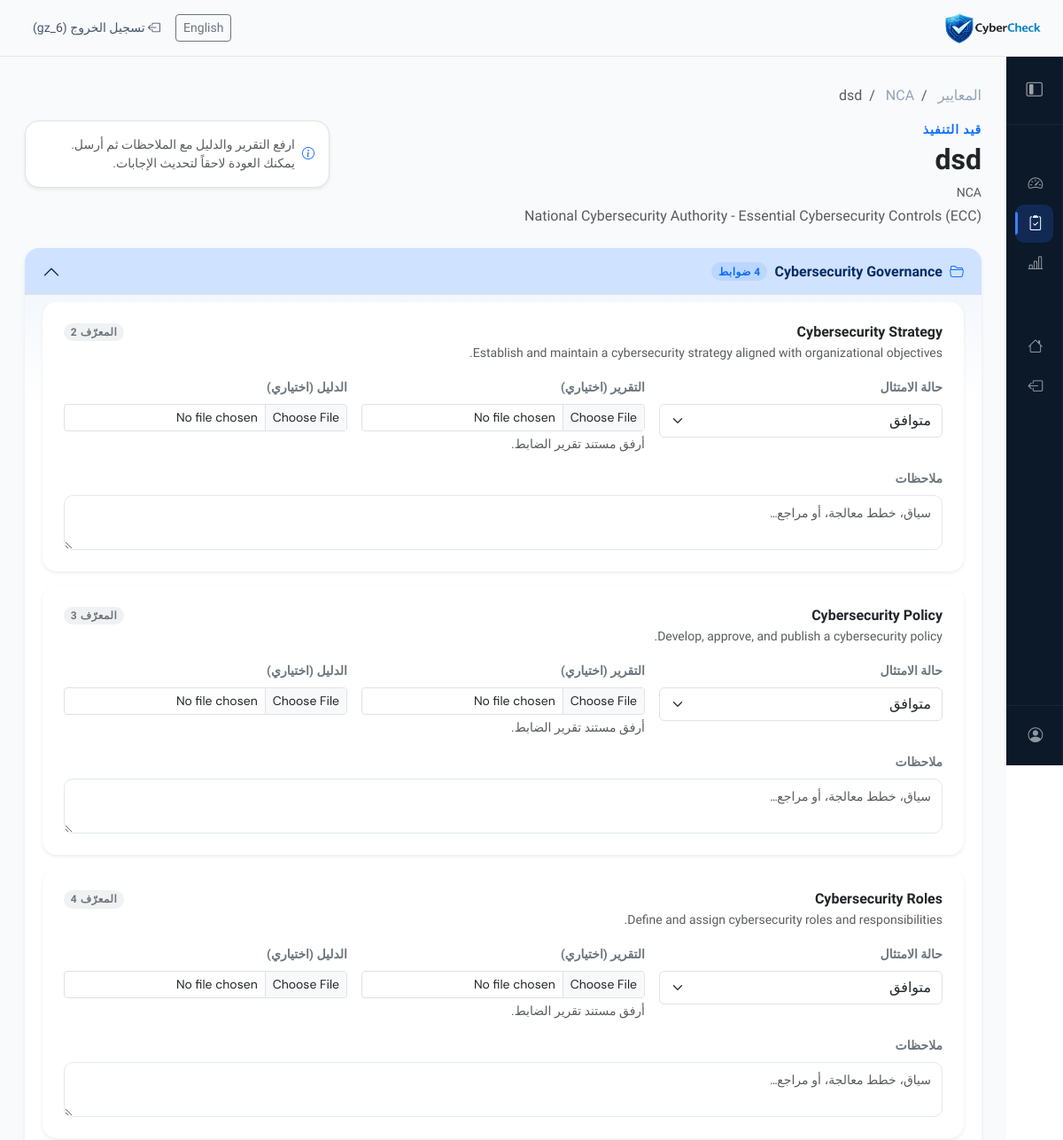
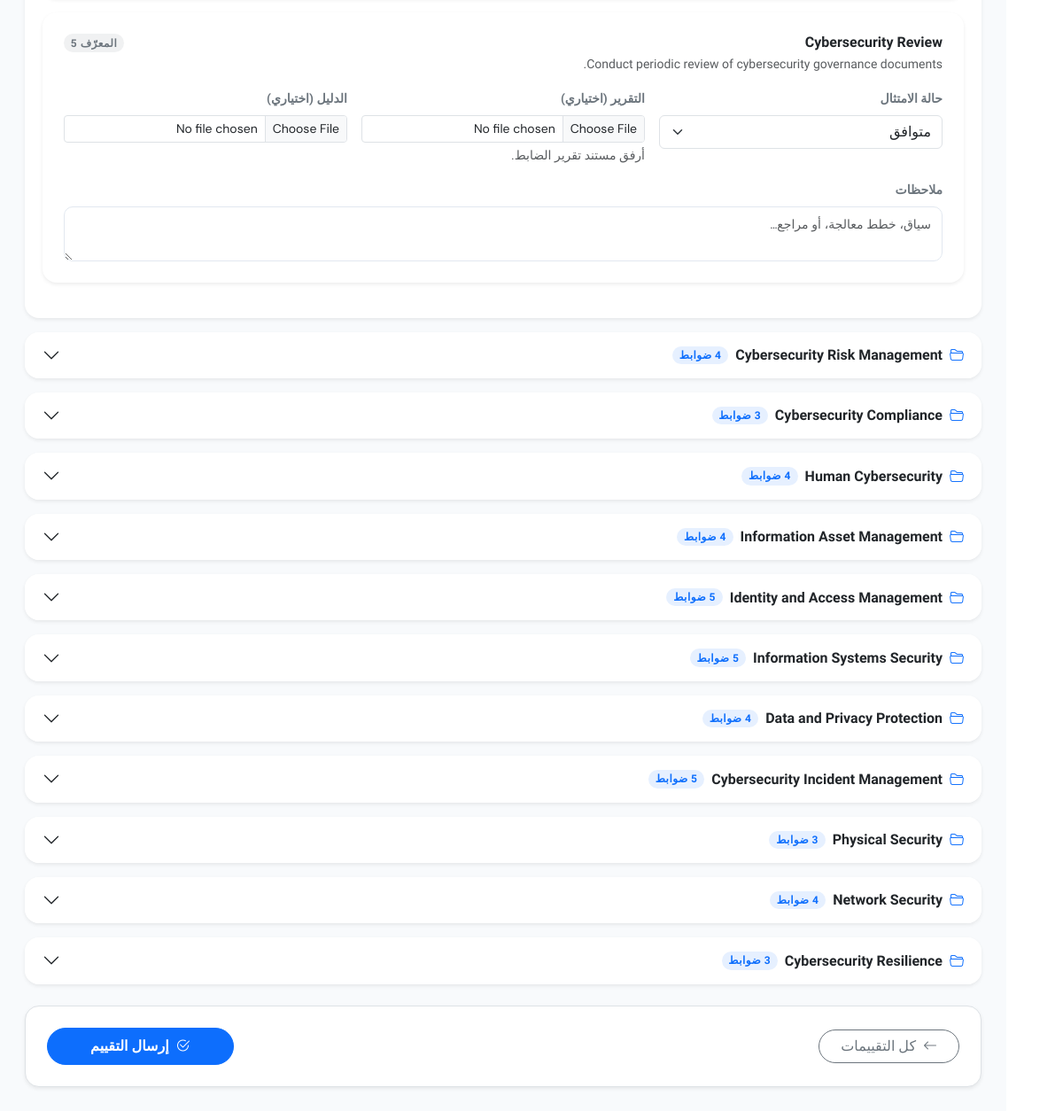
The app's page /assessment/2/26 (signed in) with its own data (2 pictures, top to bottom).
### compliance/models.py (models this page shows, shortened)
class Standard(models.Model):
    name = models.CharField(max_length=200)
    description = models.TextField()

class AssessmentRun(models.Model):
    user = models.ForeignKey(
        User,
        on_delete=models.CASCADE,
        related_name='assessment_runs',
    )
    standard = models.ForeignKey(
        Standard,
        on_delete=models.CASCADE,
        related_name='assessment_runs',
    )
    title = models.CharField(max_length=200)
    created_at = models.DateTimeField(auto_now_add=True)
    updated_at = models.DateTimeField(auto_now=True)
    class Meta:
        ordering = ['-updated_at']

class Domain(models.Model):
    standard = models.ForeignKey(Standard, on_delete=models.CASCADE)
    name = models.CharField(max_length=200)

class Control(models.Model):
    domain = models.ForeignKey(Domain, on_delete=models.CASCADE)
    title = models.CharField(max_length=200)
    description = models.TextField()
    keywords = models.JSONField(default=list, blank=True)

### compliance/views.py (the view, shortened to what this page needs)
@login_required
def assessment(request, standard_id, run_id):
    standard = get_object_or_404(Standard, id=standard_id)
    run = get_object_or_404(
        AssessmentRun, id=run_id, standard=standard, user=request.user
    )
    return render(
        request,
        "compliance/assessment.html",
        _assessment_page_context(standard, request.user, run),
    )

### compliance/templatetags/compliance_extras.py (called while the page is built)
@register.filter
def get_item(dictionary, key):
    return dictionary.get(key)

### compliance/views.py (called while the page is built)
def _assessment_page_context(standard, user, run):
    domains = Domain.objects.filter(standard=standard)
    controls = Control.objects.filter(domain__standard=standard)
    previous = AssessmentResult.objects.filter(assessment_run=run, control__in=controls)
    previous_map = {r.control_id: r for r in previous}
    return {
        "standard": standard,
        "assessment_run": run,
        "domains": domains,
        "previous_map": previous_map,
    }

### templates/compliance/assessment.html (shortened to what this page needs)
{% extends "compliance/base_compliance.html" %}
{% load compliance_extras i18n %}
{% block compliance_content %}
            <nav aria-label="breadcrumb" class="mb-3">
                <ol class="breadcrumb mb-0 small">
                    <li class="breadcrumb-item"><a href="{% url 'standards' %}" class="text-decoration-none">{% trans "Standards" %}</a></li>
                    <li class="breadcrumb-item"><a href="{% url 'standard_assessment_runs' standard.id %}" class="text-decoration-none">{{ standard.name }}</a></li>
                    <li class="breadcrumb-item active" aria-current="page">{{ assessment_run.title }}</li>
                </ol>
            </nav>
            <div class="row mb-4 align-items-start">
                <div class="col-lg-8">
                    <p class="text-uppercase small fw-semibold text-primary mb-1" style="letter-spacing: 0.06em;">{% trans "In progress" %}</p>
                    <h1 class="h2 mb-2 fw-semibold">{{ assessment_run.title }}</h1>
                    <p class="text-muted small mb-1">{{ standard.name }}</p>
                    <p class="text-muted mb-0 lead fs-6">{{ standard.description }}</p>
                </div>
                <div class="col-lg-4 mt-3 mt-lg-0">
                    <div class="rounded-4 p-3 border bg-white shadow-sm">
                        <div class="d-flex align-items-center gap-2 text-muted small">
                            <i class="bi bi-info-circle text-primary"></i>
                            <span>{% trans "Upload report and evidence with notes, then submit. You can return later to update answers." %}</span>
                        </div>
                    </div>
                </div>
            </div>
            <form method="post" enctype="multipart/form-data" class="assessment-form">
                <div class="accordion assessment-accordion" id="assessmentDomains">
                    {% for domain in domains %}
                    <div class="accordion-item border-0 shadow-sm mb-3 rounded-4 overflow-hidden">
                        <h2 class="accordion-header" id="heading-{{ domain.id }}">
                            <button class="accordion-button {% if not forloop.first %}collapsed{% endif %} fw-semibold py-3" type="button" data-bs-toggle="collapse" data-bs-target="#collapse-{{ domain.id }}" aria-expanded="{% if forloop.first %}true{% else %}false{% endif %}" aria-controls="collapse-{{ domain.id }}">
                                <i class="bi bi-folder2-open text-primary me-2"></i>
                                {{ domain.name }}
                                <span class="badge bg-primary bg-opacity-10 text-primary ms-2 rounded-pill">{{ domain.control_set.count }} {% trans "controls" %}</span>
                            </button>
                        </h2>
                        <div id="collapse-{{ domain.id }}" class="accordion-collapse collapse {% if forloop.first %}show{% endif %}" aria-labelledby="heading-{{ domain.id }}">
                            <div class="accordion-body bg-opacity-50 pt-2 pb-4" style="background: linear-gradient(180deg, rgba(59,125,221,0.06) 0%, transparent 120px);">
                                {% for control in domain.control_set.all %}
                                {% with prev=previous_map|get_item:control.id %}
                                <div class="card assessment-control-card border-0 shadow-sm rounded-4 mb-3">
                                    <div class="card-body p-4">
                                        <div class="d-flex flex-wrap gap-2 align-items-start justify-content-between mb-3">
                                            <div>
                                                <h2 class="h6 fw-semibold mb-1">{{ control.title }}</h2>
                                                <p class="text-muted small mb-0">{{ control.description }}</p>
                                            </div>
                                            <span class="badge rounded-pill bg-secondary bg-opacity-10 text-secondary align-self-start">{% trans "ID" %} {{ control.id }}</span>
                                        </div>
                                        <div class="row g-3">
                                            <div class="col-md-6 col-lg-4">
                                                <label class="form-label small fw-semibold text-secondary" for="status_{{ control.id }}">{% trans "Compliance status" %}</label>
                                                <select name="status_{{ control.id }}" id="status_{{ control.id }}" class="form-select" required>
                                                    <option value="compliant" {% if not prev or prev.status == 'compliant' %}selected{% endif %}>{% trans "Compliant" %}</option>
                                                </select>
                                            </div>
                                            <div class="col-md-6 col-lg-4">
                                                <label class="form-label small fw-semibold text-secondary" for="report_{{ control.id }}">{% trans "Report (optional)" %}</label>
                                                <input type="file" name="report_{{ control.id }}" id="report_{{ control.id }}" class="form-control form-control-sm">
                                                <div class="form-text">{% trans "Attach the control report document." %}</div>
                                            </div>
                                            <div class="col-md-6 col-lg-4">
                                                <label class="form-label small fw-semibold text-secondary" for="evidence_{{ control.id }}">{% trans "Evidence (optional)" %}</label>
                                                <input type="file" name="evidence_{{ control.id }}" id="evidence_{{ control.id }}" class="form-control form-control-sm">
                                            </div>
                                            <div class="col-12">
                                                <label class="form-label small fw-semibold text-secondary" for="notes_{{ control.id }}">{% trans "Notes" %}</label>
                                                <textarea name="notes_{{ control.id }}" id="notes_{{ control.id }}" class="form-control" rows="2" placeholder="{% trans 'Context, remediation plans, or references…' %}">{% if prev %}{{ prev.notes }}{% endif %}</textarea>
                                            </div>
                                        </div>
                                    </div>
                                </div>
                                {% endwith %}
                                {% endfor %}
                            </div>
                        </div>
                    </div>
                    {% endfor %}
                </div>
                <div class="d-flex flex-column flex-sm-row justify-content-between align-items-stretch align-items-sm-center gap-3 mt-4 mb-5 p-4 bg-white rounded-4 shadow-sm border">
                    <a href="{% url 'standard_assessment_runs' standard.id %}" class="btn btn-outline-secondary rounded-pill px-4 order-2 order-sm-1">
                        <i class="bi bi-arrow-left me-1"></i> {% trans "All assessments" %}
                    </a>
                    {% if domains %}
                    <button type="submit" class="btn btn-primary rounded-pill px-5 py-2 fw-semibold order-1 order-sm-2">
                        <i class="bi bi-check2-circle me-2"></i>{% trans "Submit assessment" %}
                    </button>
                    {% endif %}
                </div>
            </form>
{% endblock %}

### templates/compliance/base_compliance.html (shortened to what this page needs)
{% load static i18n %}
{% get_current_language as LANGUAGE_CODE %}
<!DOCTYPE html>
<html lang="{{ LANGUAGE_CODE }}" dir="{% if LANGUAGE_CODE == 'ar' %}rtl{% else %}ltr{% endif %}">
<head>
    <link rel="stylesheet" href="{% static 'css/DB.css' %}">
    {% if LANGUAGE_CODE == 'ar' %}
    <link href="https://cdn.jsdelivr.net/npm/bootstrap@5.3.2/dist/css/bootstrap.rtl.min.css" rel="stylesheet">
    {% else %}
    <link href="https://cdn.jsdelivr.net/npm/bootstrap@5.3.2/dist/css/bootstrap.min.css" rel="stylesheet">
    {% endif %}
    <link href="https://cdn.jsdelivr.net/npm/bootstrap-icons@1.11.3/font/bootstrap-icons.css" rel="stylesheet">
</head>
<body class="{% if LANGUAGE_CODE == 'ar' %}lang-ar{% endif %}">
<header class="topbar">
      <img src="{% static 'images/logo.png' %}" alt="CyberCheck" style="height:34px">
      <nav class="topbar-nav">
        {% include "includes/language_switcher.html" %}
        <a href="/logout" class="btn btn-ghost btn-sm">
          <i class="bi bi-box-arrow-left"></i>
          {% trans "Logout" %} ({{ user.username }})
        </a>
      </nav>
    </header>
<div class="wrapper">
    <aside id="sidebar">
    <div class="sidebar-header">
      <button id="toggle-btn" type="button" aria-label="{% trans 'Toggle sidebar' %}">
        <i class="bi bi-layout-sidebar-inset"></i>
      </button>
    </div>
    <nav class="sidebar-nav">
      <a href="/dashboard" class="sidebar-link">
        <i class="bi bi-speedometer2"></i>
      </a>
      <a href="{% url 'standards' %}" class="sidebar-link active">
        <i class="bi bi-clipboard2-check"></i>
      </a>
      <a href="{% url 'reports' %}" class="sidebar-link">
        <i class="bi bi-bar-chart-line"></i>
      </a>
      <a href="/" class="sidebar-link">
        <i class="bi bi-house"></i>
      </a>
      <a href="/logout" class="sidebar-link">
        <i class="bi bi-box-arrow-left"></i>
      </a>
    </nav>
    <div class="sidebar-footer">
      <a href="/dashboard" class="sidebar-link">
        <i class="bi bi-person-circle"></i>
      </a>
    </div>
  </aside>
    <div class="main p-3">
        <div class="container-fluid py-2 py-md-3">
            {% block compliance_content %}{% endblock %}
        </div>
    </div>
</div>
</body>
</html>

### records on screen
Standard: name "NCA", description "National Cybersecurity Authority - Essential Cybersecurity Controls (ECC)"
AssessmentRun: title "dsd"
Domain: name "Cybersecurity Governance", control_set.count "4"
Control: title "Cybersecurity Strategy", description "Establish and maintain a cybersecurity strategy aligned with organizational objectives.", id "2", id "متوافق", id "سياق، خطط معالجة، أو مراجع…"
Control: title "Cybersecurity Policy", description "Develop, approve, and publish a cybersecurity policy.", id "3", id "متوافق", id "سياق، خطط معالجة، أو مراجع…"
Control: title "Cybersecurity Roles", description "Define and assign cybersecurity roles and responsibilities.", id "4", id "متوافق", id "سياق، خطط معالجة، أو مراجع…"
Control: title "Cybersecurity Review", description "Conduct periodic review of cybersecurity governance documents.", id "5", id "متوافق", id "سياق، خطط معالجة، أو مراجع…"
Domain: name "Cybersecurity Risk Management", control_set.count "4"
Domain: name "Cybersecurity Compliance"
Domain: name "Human Cybersecurity", control_set.count "4"
Domain: name "Information Asset Management", control_set.count "4"
Domain: name "Identity and Access Management"
Domain: name "Information Systems Security"
Domain: name "Data and Privacy Protection"
Domain: name "Cybersecurity Incident Management", control_set.count "5"
Domain: name "Physical Security"
Domain: name "Network Security"
Domain: name "Cybersecurity Resilience"

### other values on screen
{{ user.username }} "gz_6"
